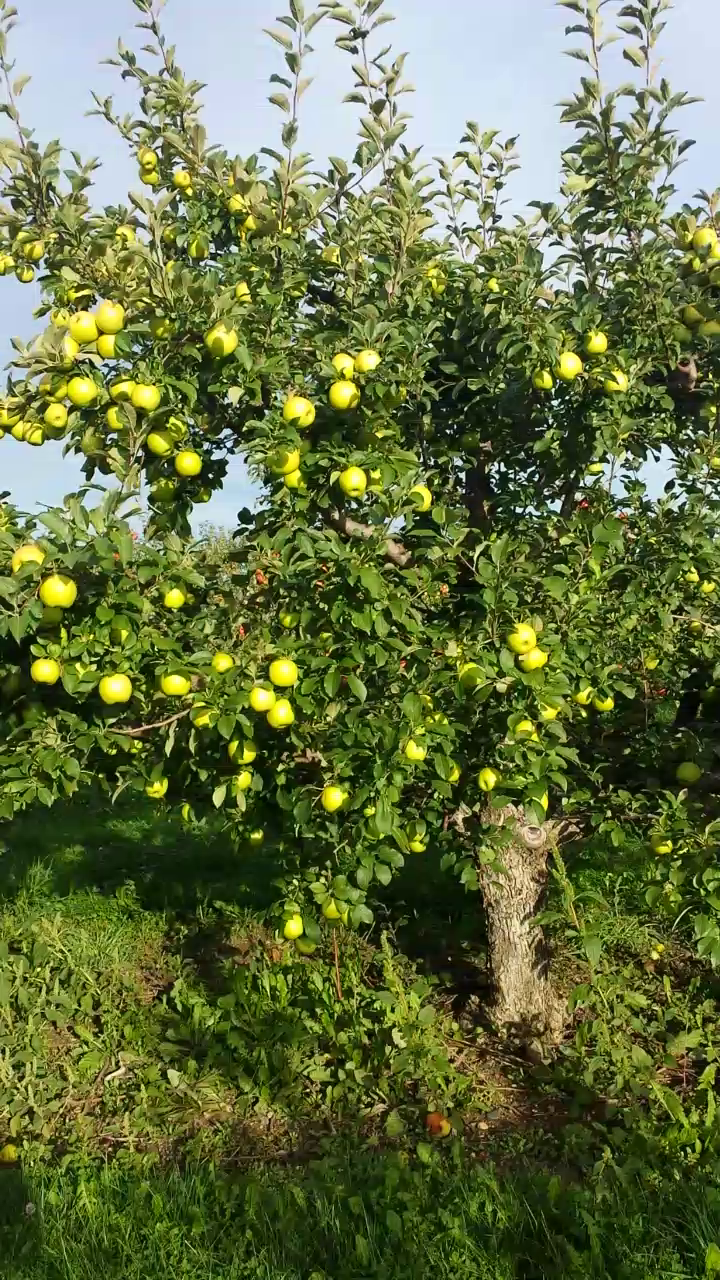
#> input picture Machine vision/dataset/image/20150919_174151_image1.png, 720 x 1280 px, found by its file name
$ jupyter execute apple_yolov5.ipynb   (shell and % lines are left out)
#> lines starting #> are read from the running program, lines starting #| are printed output that depends on the picture; pictures that were not available may be replaced by others from this repository, and a replacement may not be noted
[cell 1]
import cv2
import numpy as np
import os

# 文件路径
mask_file = '/content/20150919_174151_image1.png'  # 单个掩码文件
image_file = '/content/20150919_17415_image1.png'  # 单个图像文件
label_dir = '/content/labels'  # 标签文件存储路径

os.makedirs(label_dir, exist_ok=True)

# 读取掩码图像
mask = cv2.imread(mask_file, cv2.IMREAD_GRAYSCALE)
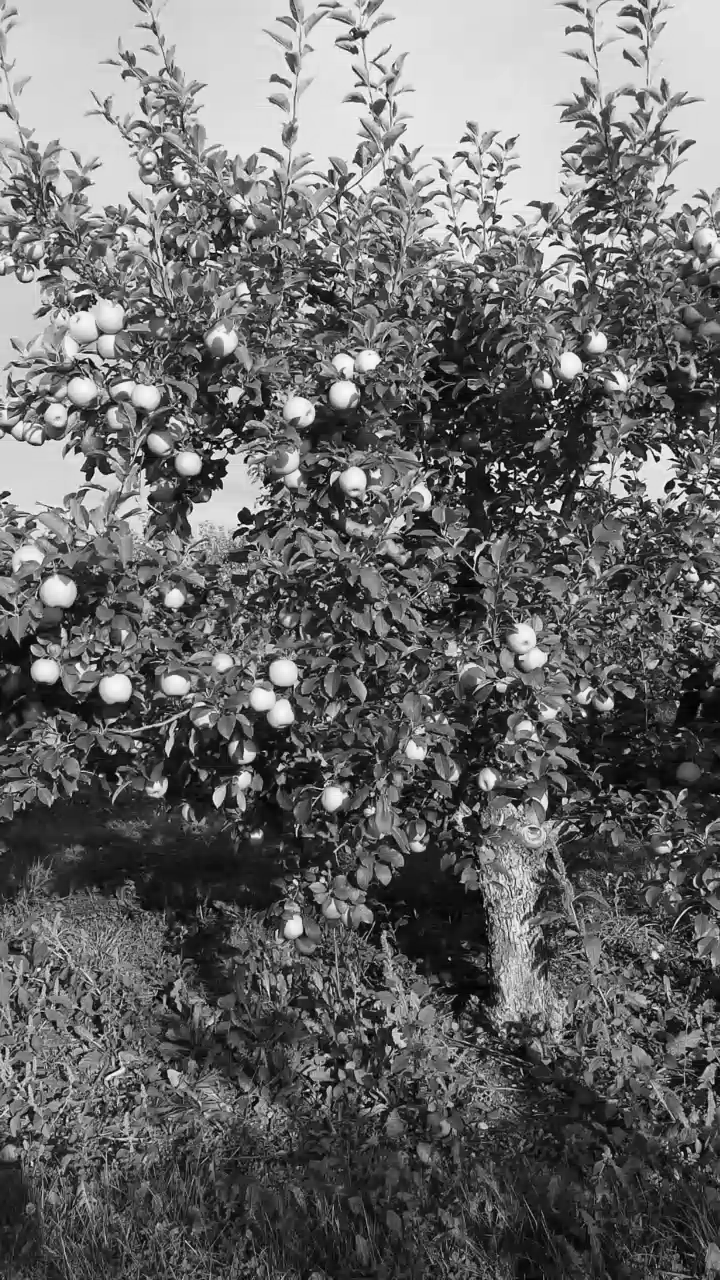
#> mask: shape (1280, 720); min 0, max 255, mean 104.3

# 检测每个苹果的轮廓
contours, _ = cv2.findContours(mask, cv2.RETR_EXTERNAL, cv2.CHAIN_APPROX_SIMPLE)
#> contours = 1 item

# 创建与图像同名的标签文件
label_file_path = os.path.join(label_dir, os.path.basename(image_file).replace('.png', '.txt'))
with open(label_file_path, 'w') as label_file:
    for contour in contours:
        x, y, w, h = cv2.boundingRect(contour)

        # 归一化边界框坐标
        x_center = (x + w / 2) / mask.shape[1]
        y_center = (y + h / 2) / mask.shape[0]
        width = w / mask.shape[1]
        height = h / mask.shape[0]

        # 写入标签文件
        label_file.write(f"0 {x_center} {y_center} {width} {height}\n")
#> this loop made 1 pass
#> (x, y, w, h, x_center, y_center, width, height) on pass 1: (0, 0, 720, 1280, 0.5, 0.5, 1, 1)

[cell 2]
import cv2
import numpy as np
import os

# 文件路径
mask_file = '/content/20150919_174151_image1 (1).png'  # 单个掩码文件
image_file = '/content/20150919_174151_image1.png'  # 单个图像文件
label_dir = '/content/labels'  # 标签文件存储路径

# 自动创建 labels 文件夹
os.makedirs(label_dir, exist_ok=True)

# 读取掩码图像
mask = cv2.imread(mask_file, cv2.IMREAD_GRAYSCALE)
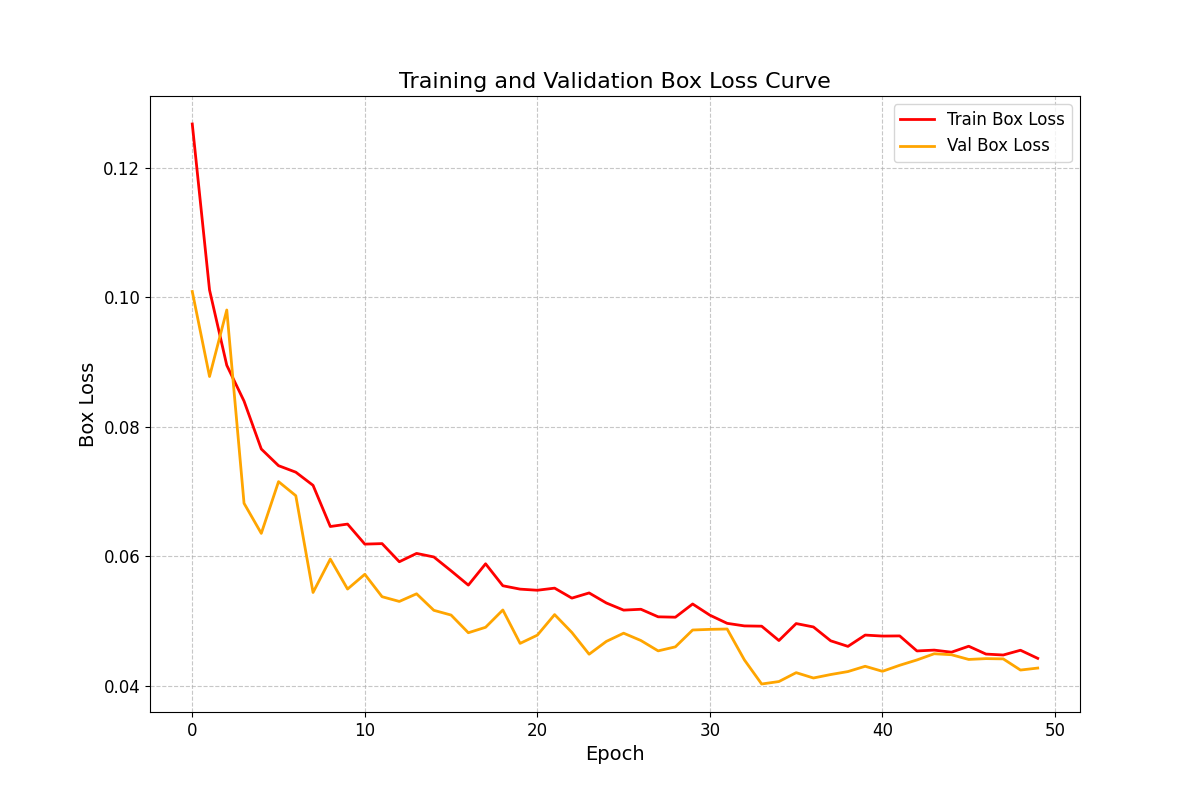
#> input picture Machine vision/机器学习方法结果图/LOSS曲线.png, 1200 x 800 px, given in place of 20150919_174151_image1 (1).png, which was not available
#> mask: shape (800, 1200); min 0, max 255, mean 251.5

# 创建与图像同名的标签文件
label_file_path = os.path.join(label_dir, os.path.basename(image_file).replace('.png', '.txt'))
with open(label_file_path, 'w') as label_file:
    # 遍历每个像素值1-255来检测苹果区域
    for pixel_value in range(1, 256):
        # 找到所有值为当前像素值的点
        y_indices, x_indices = np.where(mask == pixel_value)

        # 检查是否检测到任何苹果区域
        if len(x_indices) > 0 and len(y_indices) > 0:
            # 找到边界框的最小和最大坐标
            x_min, x_max = x_indices.min(), x_indices.max()
            y_min, y_max = y_indices.min(), y_indices.max()

            # 计算边界框中心和尺寸，归一化到 YOLO 格式
            x_center = (x_min + x_max) / 2 / mask.shape[1]
            y_center = (y_min + y_max) / 2 / mask.shape[0]
            width = (x_max - x_min) / mask.shape[1]
            height = (y_max - y_min) / mask.shape[0]

            # 写入标签文件（类别ID假设为0）
            label_file.write(f"0 {x_center} {y_center} {width} {height}\n")
#> this loop made 255 passes
#> (y_indices, x_indices, x_min, x_max, y_min, y_max, x_center, y_center) on passes 28, 32, 42, 45: ([76, 78, 85, 87, 116, 295, 299, 303, 421, 422, 551, 681], [416, 606, 600, 681, 984, 137, 137, 135, 82, 126, 126, 126], 82, 984, 76, 681, 0.444, 0.473), ([76, 76, 76, 118, 120, 144, 146, 749], [426, 499, 825, 1058, 1052, 1043, 1037, 614], 426, 1058, 76, 749, 0.618, 0.516), ([72, 76, 77, 86, 293, 418, 723, 759], [772, 726, 564, 549, 131, 89, 530, 629], 89, 772, 72, 759, 0.359, 0.519), ([124, 150, 375, 425, 734, 734, 734, 749], [1043, 1028, 83, 136, 372, 544, 717, 640], 83, 1043, 124, 749, 0.469, 0.546)
#> (x_min, x_max, y_min, y_max, x_center, y_center, width, height) on passes 1 to 6: (79, 1062, 74, 750, 0.475, 0.515, 0.819, 0.845), (80, 1005, 77, 758, 0.452, 0.522, 0.771, 0.851), (83, 1062, 72, 756, 0.477, 0.517, 0.816, 0.855), (85, 1056, 76, 758, 0.475, 0.521, 0.809, 0.853), (86, 1052, 72, 759, 0.474, 0.519, 0.805, 0.859), (83, 1053, 73, 757, 0.473, 0.519, 0.808, 0.855)

print(f"Labels saved to {label_file_path}")

[cell 3]
import cv2
import os

# 文件路径
image_file = '/content/20150919_174151_image1.png'   # 原始图像文件
label_file = '/content/labels/20150919_174151_image1.txt'   # 对应的标签文件

# 读取图像
image = cv2.imread(image_file)
#> image is the input picture: shape (1280, 720, 3); mean B, G, R 67.1, 113.7, 101.6

# 获取图像尺寸
height, width = image.shape[:2]

# 打开标签文件并读取每行
with open(label_file, 'r') as file:
    for line in file:
        # 解析标签信息
        class_id, x_center, y_center, box_width, box_height = map(float, line.split())

        # 将归一化坐标转换回图像像素坐标
        x_center = int(x_center * width)
        y_center = int(y_center * height)
        box_width = int(box_width * width)
        box_height = int(box_height * height)

        # 计算左上角和右下角坐标
        top_left = (int(x_center - box_width / 2), int(y_center - box_height / 2))
        bottom_right = (int(x_center + box_width / 2), int(y_center + box_height / 2))

        # 绘制边界框
        cv2.rectangle(image, top_left, bottom_right, (0, 255, 0), 2)
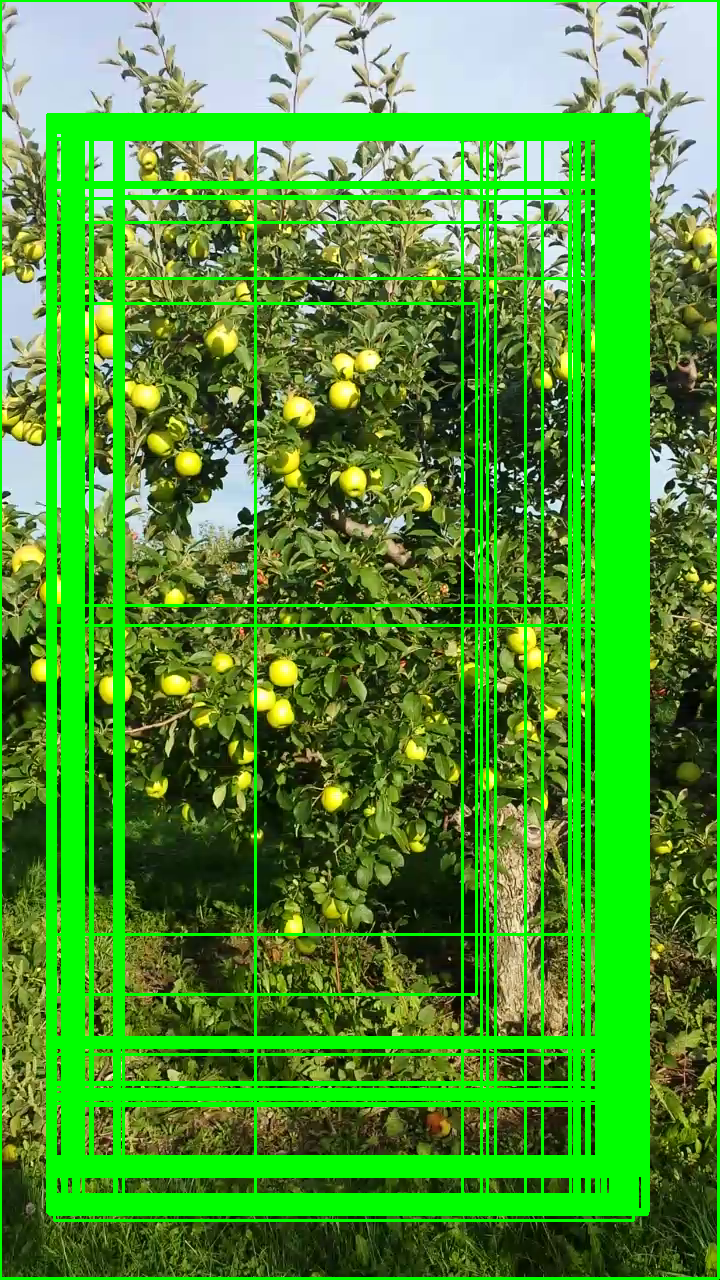
#> image: shape (1280, 720, 3); mean B, G, R 51.4, 151.7, 76

# 显示图像
from google.colab.patches import cv2_imshow
cv2_imshow(image)
cv2.waitKey(0)
cv2.destroyAllWindows()
